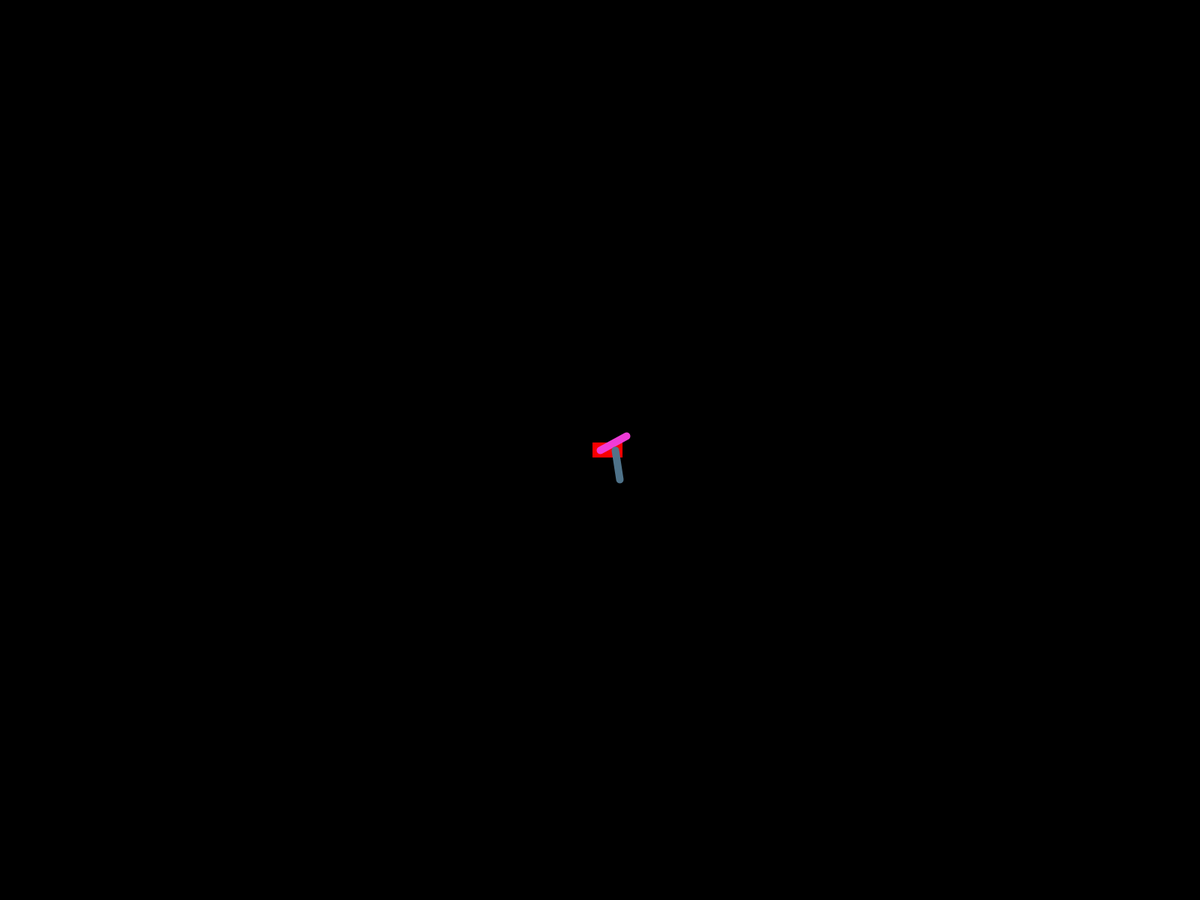
Frame 1 (no input)
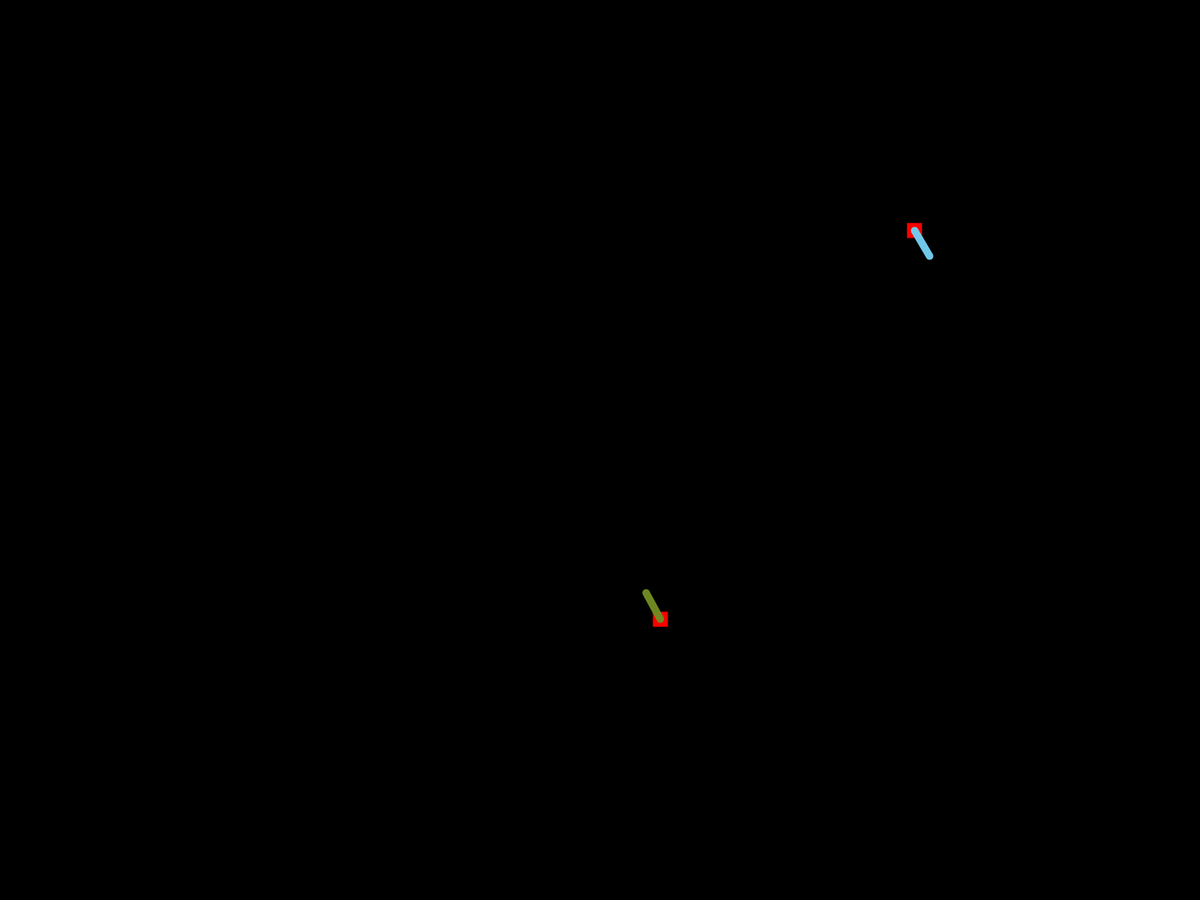
Frame 60 (the mouse pressed at the canvas centre just before this capture)
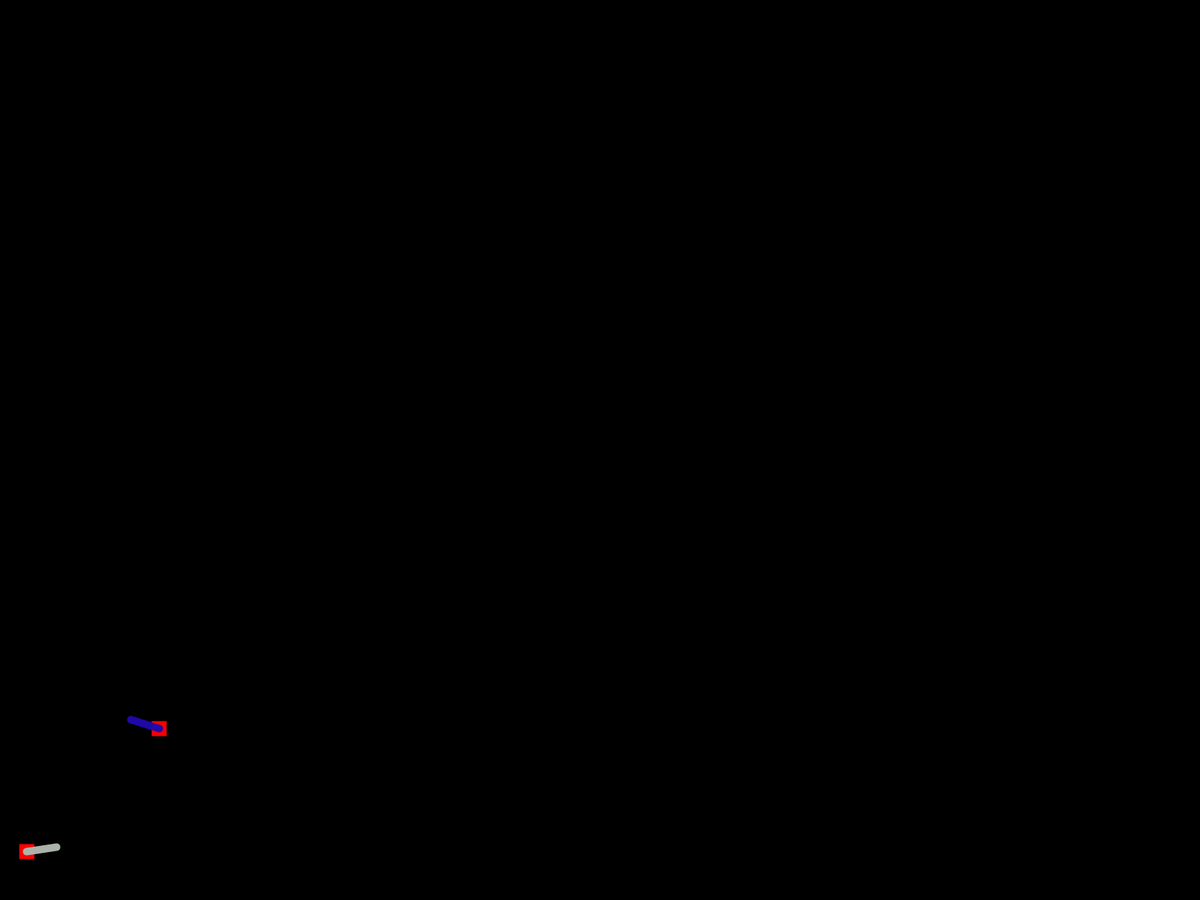
Frame 120 (the mouse held since frame 60 and released just before this capture)

The Processing sketch that drew these frames (run headless with seeded random() and noise(); from frame 60 on, the mouse is pressed at the canvas centre):

// Processing sketch: ProcessingPlayground
// ── ProcessingPlayground.pde
PVector pos;
PVector pos2;
PVector opos;
PVector opos2;
PVector vel;
PVector vel2;
PVector size;

float speed = 40;

void drawDot(PVector pos, PVector size) {
  fill(255,0,0,250);
  noStroke();
  rect(pos.x-size.x/2 , pos.y-size.y/2 , size.x, size.y);
}

void drawLine(PVector pos, PVector opos) {
  strokeWeight(10);
  stroke(random(255),random(255),random(255),250);
  line(pos.x,pos.y,opos.x,opos.y);
}

void setup() {
  fullScreen();
  background(0);
  noCursor();
  
  pos   = new PVector((float)width/2.0   ,(float)height/2.0);
  opos  = new PVector((float)width/2.0   ,(float)height/2.0);
  pos2  = new PVector((float)width/2.0+20,(float)height/2.0);
  opos2 = new PVector((float)width/2.0+20,(float)height/2.0);
  vel = PVector.random2D();
  vel.mult(speed);
  vel2 = PVector.random2D();
  vel2.mult(speed);
  size = new PVector(20.0,20.0);
}


void draw() {
  fill(0,0,0,5);
  background(0);
  noStroke();
  //rect(0,0,width,height);
  drawDot(pos,size);
  drawDot(pos2,size);
  
  vel.rotate(0.2-random(100)/250);
  vel2.rotate(0.2-random(100)/250);
  
  if (pos.x + size.x/2 + vel.y > width  || pos.x - size.x/2 + vel.x < 0) {vel.x *= -1;}
  if (pos.y + size.y/2 + vel.y > height || pos.y - size.y/2 + vel.y < 0) {vel.y *= -1;}
  
  if (pos2.x + size.x/2 + vel2.y > width  || pos2.x - size.x/2 + vel2.x < 0) {vel2.x *= -1;}
  if (pos2.y + size.y/2 + vel2.y > height || pos2.y - size.y/2 + vel2.y < 0) {vel2.y *= -1;}
  
  pos.add(vel);
  pos2.add(vel2);
  drawLine(pos,opos);
  drawLine(pos2,opos2);
  opos.add(vel);
  opos2.add(vel2);
}
